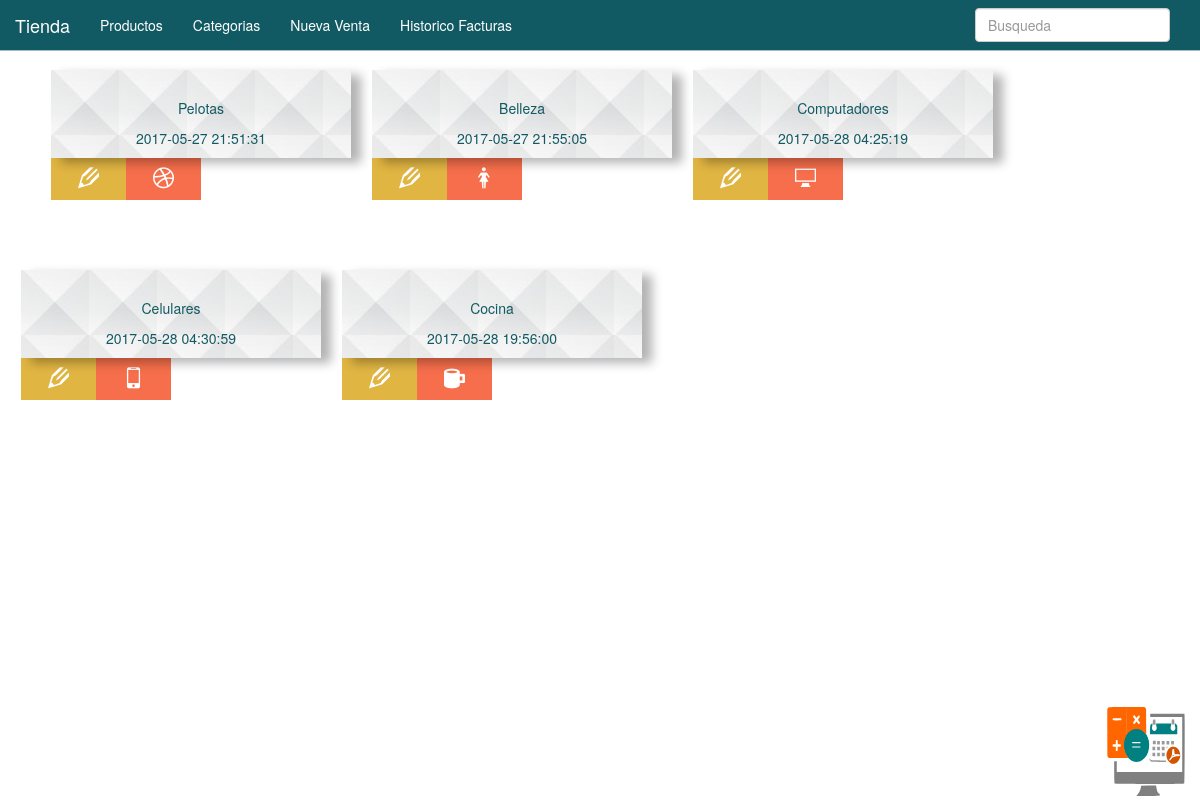
Page /inventario/php/categorias/categoria_index.php on the committed database.
### tables this page shows
CREATE TABLE `categorias` (
  `id` int(11) NOT NULL,
  `nombre` varchar(50) NOT NULL,
  `vista_icono` varchar(100) NOT NULL,
  `fecha` timestamp NOT NULL DEFAULT CURRENT_TIMESTAMP ON UPDATE CURRENT_TIMESTAMP
);

### public_html/inventario/php/conexion.php (called while the page is built)
<?php
	class Conexion{
		public static function conect(){
			try {
				$con = new PDO('mysql:host=localhost; dbname=inventario','root','root');
				$con->setAttribute(PDO::ATTR_ERRMODE, PDO::ERRMODE_EXCEPTION);
				$con->exec('SET CHARACTER SET UTF8');
			} catch (Exception $e) {
				die("Error".$e->getMessage());
				echo "Linea del error". $e->getLine();
				echo "string";
			}
				return $con;
		}
	}
 ?>

### public_html/inventario/php/controller/categoria_controller.php (called while the page is built, shortened)
<?php
	class Categorias{
		private $retorno;
		public function __construct(){
			require_once($_SERVER['DOCUMENT_ROOT'].'/inventario/php/conexion.php');
			$this->db = Conexion::conect();
			$this->retorno = Array();
		}
		public function get_categoria($id){
			$sql_consult = $this->db->prepare("SELECT * FROM categorias where id LIKE '$id' ");
			$sql_consult->execute();
			while($row = $sql_consult->fetch(PDO::FETCH_ASSOC)){
				$this->retorno[] = $row;
			}
			return $this->retorno;
			$this->db = null;
		}
	}
?>

### public_html/inventario/php/categorias/categoria_index.php (the view)
<?php
	require_once($_SERVER['DOCUMENT_ROOT'].'/inventario/layout.php');
	require_once($_SERVER['DOCUMENT_ROOT'].'/inventario/php/controller/categoria_controller.php');
	$categoria = new Categorias();
	$retorno = $categoria->get_categoria('%%'); ?>
		<?php foreach ($retorno as $value) { ?>
			<div class="contenedor  col-xs-5 col-sm-3 col-md-3">
				<div class="col-md-12 categoria_view">
					<p><?php echo $value['nombre'] ?></p>
					<p><?php echo $value['fecha'] ?></p>
				</div>
				<button type="button" class="btn btn-success update_categoria col-xs-4  col-sm-4 col-md-3" data-toggle="modal" data-target="#modal_1" categoria_id="<?php echo $value['id']; ?>"><span class="icon-pencil2"></span></button>
				<button type="button" class="btn btn-danger col-xs-4 col-sm-4 col-md-3" ><span class="<?php echo $value['vista_icono'] ?> vista_icono"></span></button>
			</div>
		<?php } ?>

### public_html/inventario/css/style.css (style rules this page uses)
p,strong { text-align: center; }
div.categoria_view,div.producto_view,div.compra_producto,div.factura { background-image: url('../img/paraiso4.png'); box-shadow: 10px 5px 10px rgba(0,0,0,.3); padding: 0px; padding-top: 2em; margin-top: 5em; transition: .5s; color: rgba(18,90,99,1) ; z-index: 1; }
div.contenedor { padding: 0px; margin-left: 1.5em; z-index: 0; }
span.vista_icono { font-size: 1.5em !important; }
.btn { min-height: 3em; max-height: 3em; border: none; margin: 0px; border-radius: 0px !important; box-shadow: none; }
.btn-success { background-color: rgba(225,181,66,1); }
.btn-success span { opacity: 1; font-size: 1.5em; }
.btn-danger { background-color: rgba(246,110,75,1); }
.btn-danger span { opacity: 1; font-size: 1.3em; }

### rows in the picture
categorias: nombre "Pelotas", fecha "2017-05-27 21:51:31"
categorias: nombre "Belleza", fecha "2017-05-27 21:55:05"
categorias: nombre "Computadores", fecha "2017-05-28 04:25:19"
categorias: nombre "Celulares", fecha "2017-05-28 04:30:59"
categorias: nombre "Cocina", fecha "2017-05-28 19:56:00"
